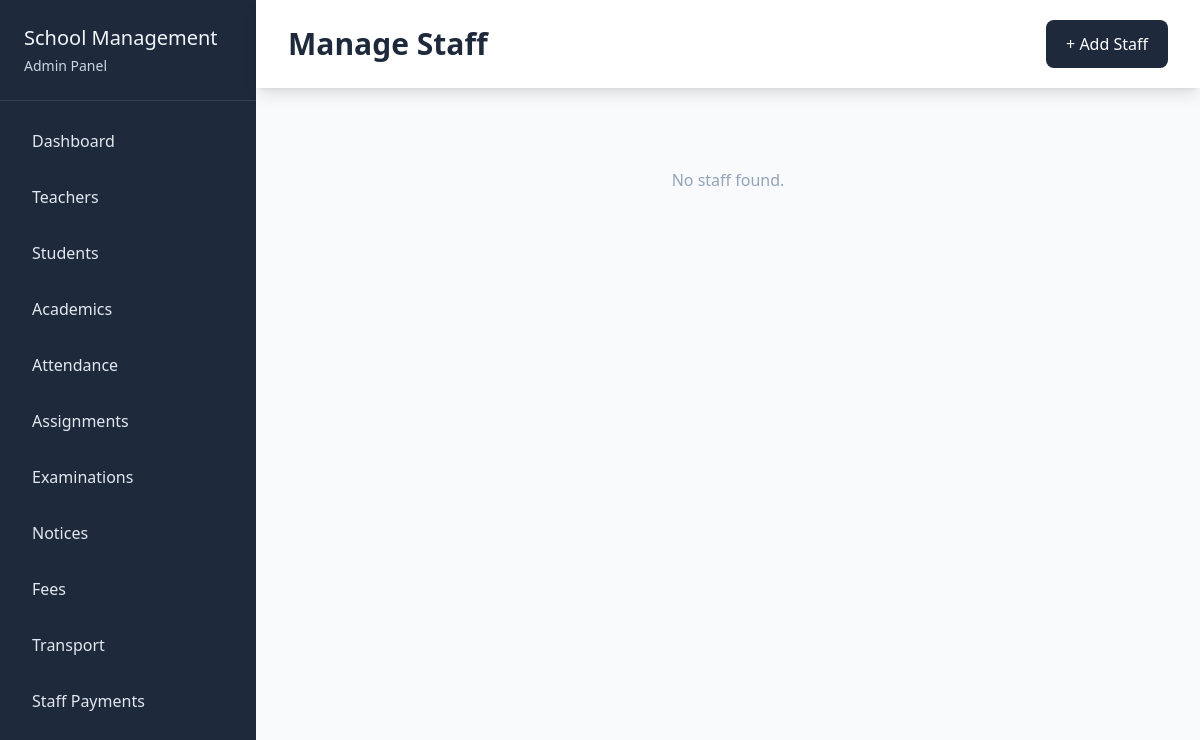
The app's page /staff/manage/, older data.
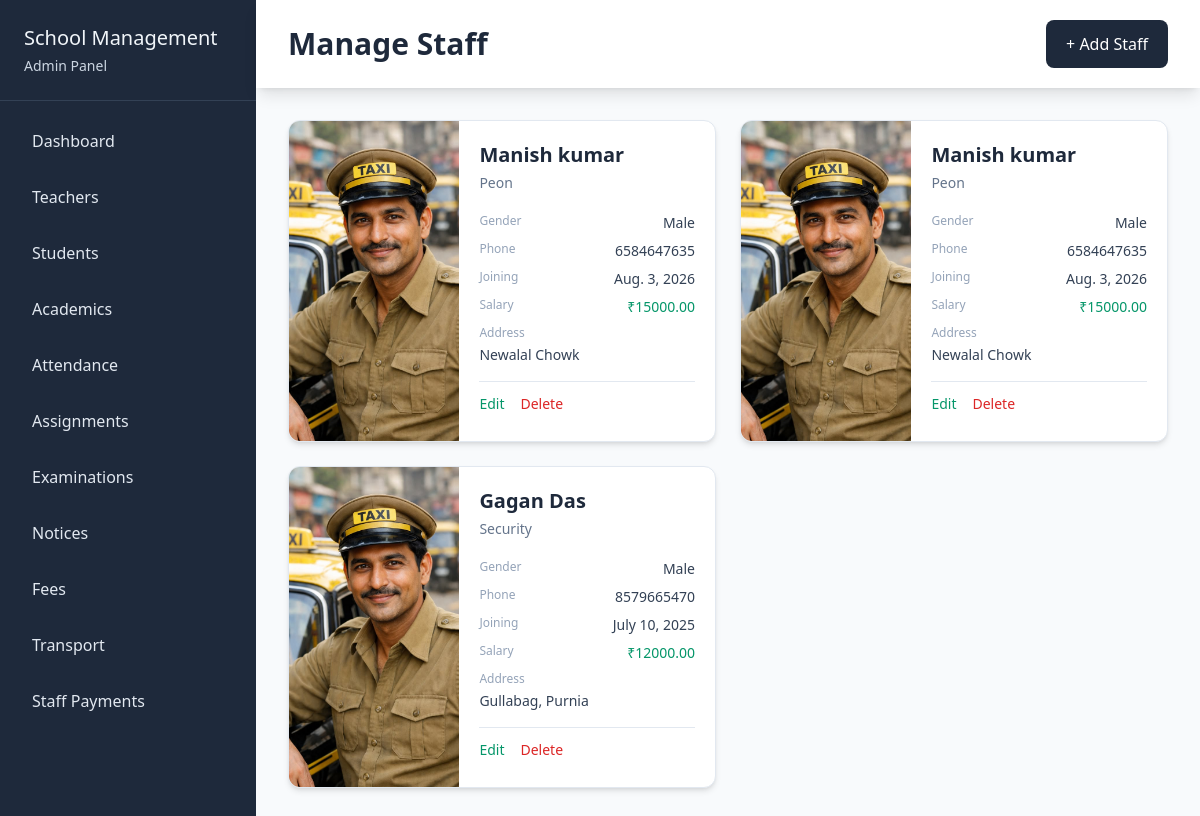
The same page, newer data.
### staffs/models.py (models this page shows, shortened)
class Staff(models.Model):
    STAFF_TYPES = [
        ("Peon", "Peon"),
        ("Security", "Security"),
        ("Helper", "Helper"),
        ("Librarian", "Librarian"),
        ("Gardener", "Gardener"),
        ("Accountant", "Accountant"),
        ("Other", "Other"),
    ]
    GENDER_CHOICES = [
        ("Male", "Male"),
        ("Female", "Female"),
        ("Other", "Other"),
    ]
    name = models.CharField(max_length=100)
    cover_image = models.ImageField(upload_to="staff/")
    address = models.TextField()
    staff_type = models.CharField(max_length=50, choices=STAFF_TYPES)
    gender = models.CharField(max_length=50, choices=GENDER_CHOICES)
    phone = models.CharField(max_length=15)
    email = models.EmailField(null=True, blank=True)
    joining_date = models.DateField()
    salary = models.DecimalField(max_digits=10, decimal_places=2)

### staffs/views.py (the view)
# urls.py: path("manage/", views.manage_staffs, name="manage_staffs"),
def manage_staffs(req):
    data = {
        "staffs" : Staff.objects.all(),
    }
    return render(req, "staff/manage_staffs.html", data)

### staffs/templates/staff/manage_staffs.html (shortened to what this page needs)
{% extends 'school_admin/base.html' %}
{% block content %}
<div class="flex-1">
    <div class="bg-white px-8 py-5 shadow-lg mb-8 flex items-center justify-between">
        <h1 class="text-3xl font-semibold text-slate-800">Manage Staff</h1>
        <a href="{% url 'insert_staff' %}"
           class="px-5 py-3 rounded-lg bg-slate-800 text-white font-medium hover:bg-slate-700">+ Add Staff</a>
    </div>
    <div class="px-8 pb-10">
        <div class="grid grid-cols-2 gap-6">
            {% for staff in staffs %}
            <div class="bg-white rounded-xl border border-slate-200 shadow-md overflow-hidden">
                <div class="grid grid-cols-5 min-h-[240px]">
                    <div class="col-span-2 bg-slate-100">
                        <img src="{{ staff.cover_image.url }}" alt="{{ staff.name }}" class="w-full h-[320px] object-cover">
                    </div>
                    <div class="col-span-3 p-5">
                        <div class="flex items-start justify-between gap-2">
                            <div>
                                <h2 class="text-xl font-semibold text-slate-800">{{ staff.name }}</h2>
                                <p class="text-sm text-slate-500 mt-1">{{ staff.staff_type }}</p>
                            </div>
                        </div>
                        <div class="space-y-2 mt-5">
                            <div class="flex justify-between gap-3">
                                <span class="text-xs text-slate-400">Gender</span>
                                <span class="text-sm text-slate-700">{{ staff.gender }}</span>
                            </div>
                            <div class="flex justify-between gap-3">
                                <span class="text-xs text-slate-400">Phone</span>
                                <span class="text-sm text-slate-700">{{ staff.phone }}</span>
                            </div>
                            <div class="flex justify-between gap-3">
                                <span class="text-xs text-slate-400">Joining</span>
                                <span class="text-sm text-slate-700">{{ staff.joining_date }}</span>
                            </div>
                            <div class="flex justify-between gap-3">
                                <span class="text-xs text-slate-400">Salary</span>
                                <span class="text-sm font-medium text-emerald-600">₹{{ staff.salary }}</span>
                            </div>
                            <div>
                                <p class="text-xs text-slate-400">Address</p>
                                <p class="text-sm text-slate-700 mt-1">{{ staff.address|truncatechars:45 }}</p>
                            </div>
                        </div>
                        <div class="flex gap-4 mt-4 pt-3 border-t border-slate-200">
                            <a href="{% url "edit_staff" staff.id %}" class="text-sm text-emerald-600 hover:underline">Edit</a>
                            <a href="{% url "delete_staff" staff.id %}" onclick="return confirm('Are you sure you want to delete {{ staff.name }}?')" class="text-sm text-red-600 hover:underline">Delete</a>
                        </div>
                    </div>
                </div>
            </div>
            {% empty %}
            <div class="col-span-2 text-center py-12 text-slate-400">No staff found.</div>
            {% endfor %}
        </div>
    </div>
</div>
{% endblock content %}

### school_admin/templates/school_admin/base.html (shortened to what this page needs)
<!DOCTYPE html>
<html lang="en">
<head>
    <script src="https://cdn.tailwindcss.com"></script>
</head>
<body class="bg-slate-50 text-slate-900">
    <div class="flex min-h-screen">
        <div class="w-64 shrink-0 bg-slate-800 text-slate-100">
            <div class="p-6 border-b border-slate-700">
                <h1 class="text-xl font-medium">School Management</h1>
                <p class="text-sm text-slate-300 mt-1">Admin Panel</p>
            </div>
            <nav class="p-4 ">
                <a href="{% url 'admin_dashboard' %}" class="block px-4 py-3 rounded-lg text-slate-200 hover:bg-slate-700 mb-2">Dashboard</a>
                <a href="{% url "manage_teachers" %}" class="block px-4 py-3 rounded-lg text-slate-200 hover:bg-slate-700 mb-2">Teachers</a>
                <a href="{% url "manage_students" %}" class="block px-4 py-3 rounded-lg text-slate-200 hover:bg-slate-700 mb-2">Students</a>
                <a href="{% url "manage_classes" %}" class="block px-4 py-3 rounded-lg text-slate-200 hover:bg-slate-700 mb-2">Academics</a>
                <a href="" class="block px-4 py-3 rounded-lg text-slate-200 hover:bg-slate-700 mb-2">Attendance</a>
                <a href="" class="block px-4 py-3 rounded-lg text-slate-200 hover:bg-slate-700 mb-2">Assignments</a>
                <a href="" class="block px-4 py-3 rounded-lg text-slate-200 hover:bg-slate-700 mb-2">Examinations</a>
                <a href="{% url "manage_notices" %}" class="block px-4 py-3 rounded-lg text-slate-200 hover:bg-slate-700 mb-2">Notices</a>
                <a href="" class="block px-4 py-3 rounded-lg text-slate-200 hover:bg-slate-700 mb-2">Fees</a>
                <a href="" class="block px-4 py-3 rounded-lg text-slate-200 hover:bg-slate-700 mb-2">Transport</a>
                <a href="" class="block px-4 py-3 rounded-lg text-slate-200 hover:bg-slate-700">Staff Payments</a>
            </nav>
        </div>
            {% block content %}
            {% endblock content %}
    </div>
</body>
</html>

Row changes from the older to the newer data that the page shows:
added Staff: cover_image (picture), name "Manish kumar", staff_type "Peon", gender "Male", phone "6584647635", joining_date "Aug. 3, 2026", salary "15000.00", address "Newalal Chowk"
added Staff: cover_image (picture), name "Manish kumar", staff_type "Peon", gender "Male", phone "6584647635", joining_date "Aug. 3, 2026", salary "15000.00", address "Newalal Chowk"
added Staff: cover_image (picture), name "Gagan Das", staff_type "Security", gender "Male", phone "8579665470", joining_date "July 10, 2025", salary "12000.00", address "Gullabag, Purnia"
Text that changed along with them:
text no longer shown: "No staff found."
